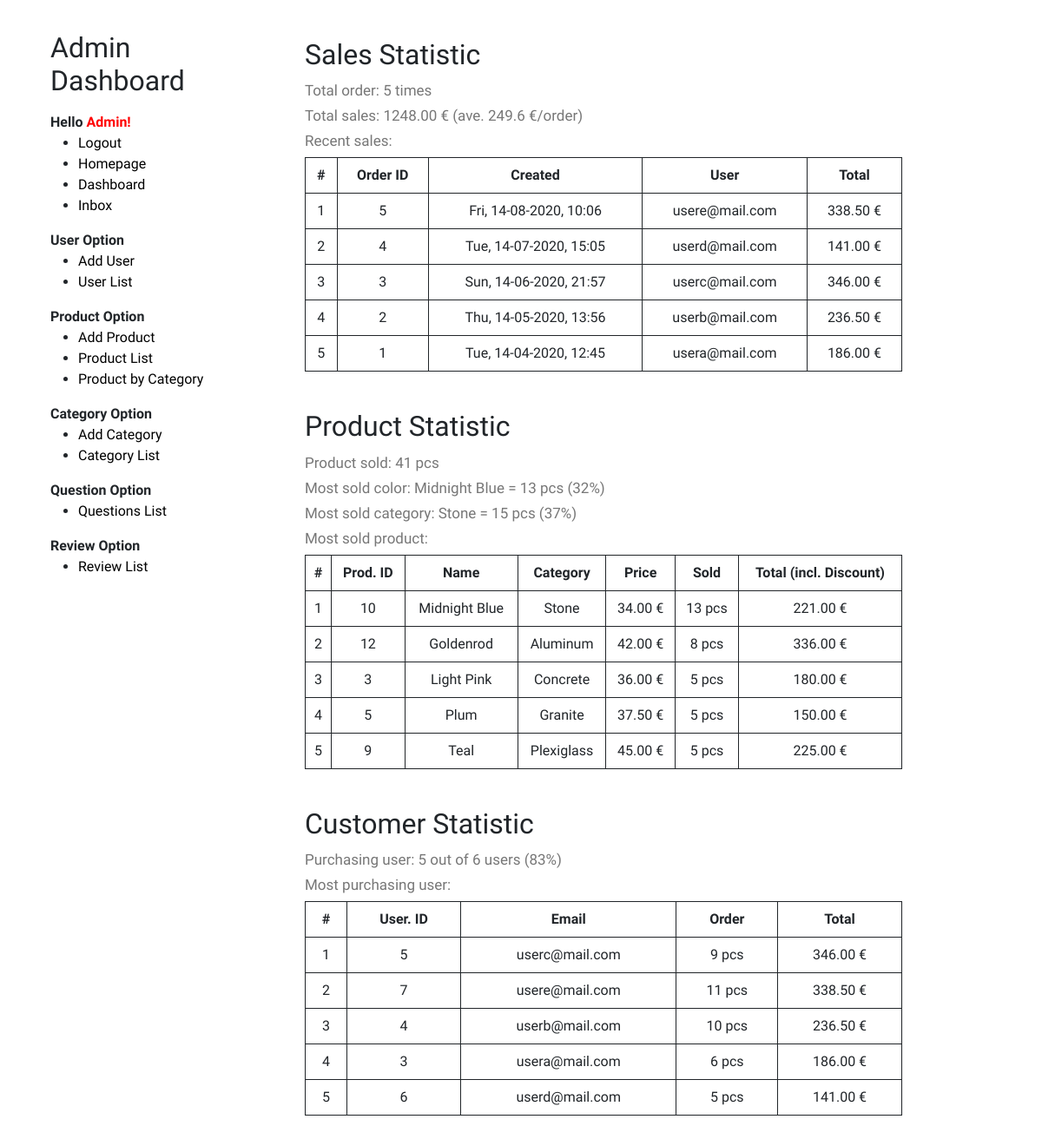
The page /admin.php (signed in) on the database its author committed.
### tables this page shows
CREATE TABLE `order_register` (
  `id` int(11) NOT NULL,
  `fk_user_id` int(11) NOT NULL,
  `tot_price` decimal(20,2) NOT NULL,
  `date` datetime NOT NULL
);

CREATE TABLE `user` (
  `id` int(11) NOT NULL,
  `f_name` varchar(50) NOT NULL,
  `l_name` varchar(50) NOT NULL,
  `address` varchar(100) NOT NULL,
  `email` varchar(50) NOT NULL,
  `password` varchar(255) NOT NULL,
  `user_state` int(1) NOT NULL DEFAULT 1,
  `user_level` int(1) NOT NULL DEFAULT 0
);

CREATE TABLE `products` (
  `id` int(11) NOT NULL,
  `name` varchar(50) NOT NULL,
  `fk_category` int(11) NOT NULL,
  `price` decimal(20,2) NOT NULL,
  `description` text NOT NULL,
  `image` text NOT NULL,
  `discount` int(3) NOT NULL DEFAULT 0,
  `visibility` int(1) NOT NULL DEFAULT 1
);

CREATE TABLE `category` (
  `id` int(11) NOT NULL,
  `catName` varchar(50) NOT NULL
);

### classes/database.class.php (called while the page is built, shortened)
<?php
Class Database{
    public $host   = "localhost";
    public $user   = "root";
    public $pass   = "";
    public $dbname = "team6_paintofheart";
    public $link;
    private function connectDB(){
    $this->link = new mysqli($this->host, $this->user, $this->pass,
    $this->dbname);
    mysqli_set_charset($this->link, "utf8");
    }
   public function select($query){
     $result = $this->link->query($query) or
      die($this->link->error.__LINE__);
     if($result->num_rows > 0){
       return $result;
     } else {
       return false;
     }
    }
   }
?>

### classes/stat.class.php (called while the page is built, shortened)
<?php
class Stat {
    private $db;
	 	public function __construct(){
	      $this->db = new Database();
	    }
public function TotalOrder() {
    $query = "SELECT COUNT(*) as res FROM order_register";
    $result = $this->db->select($query);
    $data = $result->fetch_assoc();
    $out = $data['res'];
    if(!is_null($out)){
                    $out = $out;
                } else {
                    $out =  'N/A';
                }
                return $out;
        }
        public function TotalSales() {
            $query = "SELECT SUM(tot_price) as res FROM order_register";
                        $result = $this->db->select($query);
                        $data = $result->fetch_assoc();
                        $out = $data['res'];
                        if(!is_null($out)){
                                        $out = $out;
                                    } else {
                                        $out = 'N/A';
                                    }
                        return $out;
                }
        public function AveSales() {
            $TotalOrder = $this->TotalOrder();
            $TotalSales = $this->TotalSales();
            if ($TotalOrder != 'N/A'){
                $out = round(($TotalSales/$TotalOrder),2);
               }else{
                $out ='N/A';
              }
                        return $out;
                }
        public function RecentSales($num) {
            $query = "SELECT `order_register`.`id`, date, `user`.`email`, tot_price
            FROM order_register
            INNER JOIN `user` ON `user`.`id` = `order_register`.`fk_user_id`
            ORDER BY date DESC
            LIMIT {$num}";
                        $result = $this->db->select($query);
                        if($result){
                            $data = $result->fetch_all(MYSQLI_ASSOC);
                            $out = $data;
                        } else {
                            $out =  'N/A';
                        }
                        return $out;
                }
        public function TotalSold() {
            $query = "SELECT SUM(quantity) as res FROM tbl_order";
                        $result = $this->db->select($query);
                        $data = $result->fetch_assoc();
                        $out = $data['res'];
                        if(!is_null($out)){
                                        $out = $out;
                                    } else {
                                        $out = 'N/A';
                                    }
                        return $out;
                }
        public function MostCol() {
            $query = "SELECT `products`.`name`, SUM(quantity) as quantity
            FROM tbl_order
            INNER JOIN `products` ON `products`.`id` = `tbl_order`.`fk_productId`
            GROUP BY name
            ORDER BY SUM(quantity) DESC
            LIMIT 1";
            $TotalSold = $this->TotalSold();
                        $result = $this->db->select($query);
                            if ($result) {
                                $data = $result->fetch_assoc();
                                $out = $data;
                                $out['perc'] = round(100*$out['quantity'] / $TotalSold);
                              } else {
                                $out['name'] = $out['quantity'] = $out['perc'] = 'N/A';
                                }
                              return $out;
                }
        public function MostCat() {
            $query = "SELECT `category`.`catName`, SUM(quantity) as quantity
            FROM tbl_order
            INNER JOIN `products` ON `products`.`id`  = `tbl_order`.`fk_productId`
            INNER JOIN `category` ON `products`.`fk_category` = `category`.`id`
            GROUP BY `category`.`catName`
            ORDER BY SUM(quantity) DESC
            LIMIT 1";
             $TotalSold = $this->TotalSold();
             $result = $this->db->select($query);
                 if ($result) {
                     $data = $result->fetch_assoc();
                     $out = $data;
                     $out['name'] = $data['catName'];
                     $out['perc'] = round(100*$out['quantity'] / $TotalSold);
                   } else {
                     $out['name'] = $out['quantity'] = $out['perc'] = 'N/A';
                     }
                   return $out;
                }
        public function MostItem($num) {
            $query = "SELECT `products`.`id`,`products`.`name`, `category`.`catName`,`products`.`price`, SUM(quantity) as quantity, SUM(`tbl_order`.`price`) as tot_price
            FROM tbl_order
            INNER JOIN `products` ON `products`.`id` = `tbl_order`.`fk_productId`
            INNER JOIN `category` ON `products`.`fk_category` = `category`.`id`
            GROUP BY `products`.`id`
            ORDER BY SUM(quantity) DESC
            LIMIT {$num}";
                        $result = $this->db->select($query);
                        if($result){
                            $data = $result->fetch_all(MYSQLI_ASSOC);
                            $out = $data;
                        } else {
                            $out =  'N/A';
                        }
                        return $out;
                }
        public function CustUser() {
            $query = "SELECT X.res1, Y.res2
            FROM (SELECT COUNT(DISTINCT fk_userId) as res1
            FROM tbl_order) X, (SELECT user_level, COUNT(id) as res2
            FROM user
            GROUP BY user_level
            LIMIT 1) Y";
                          $result = $this->db->select($query);
                              if ($result) {
                                  $data = $result->fetch_assoc();
                                  $out = $data;
                                  $out['perc'] = round(100*$out['res1'] / $out['res2']);
                                } else {
                                  $out['res1'] = $out['res2'] = $out['perc'] = 'N/A';
                                  }
                                return $out;
                }
        public function MostUser($num) {
            $query = "SELECT `user`.`id`,`user`.`email`, SUM(`tbl_order`.`quantity`) as quantity, SUM(`tbl_order`.`price`) as tot_price
            FROM tbl_order
            INNER JOIN `user` ON `user`.`id` = `tbl_order`.`fk_userId`
            GROUP BY `user`.`email`
            ORDER BY SUM(`tbl_order`.`price`) DESC
            LIMIT {$num}";
                        $result = $this->db->select($query);
                        if($result){
                            $data = $result->fetch_all(MYSQLI_ASSOC);
                            $out = $data;
                        } else {
                            $out =  'N/A';
                        }
                        return $out;
                }
        }
?>

### admin.php (the view, shortened to what this page needs)
<?php
$stat = new Stat();
$TotalOrder = $stat->TotalOrder();
$TotalSales = $stat->TotalSales();
$AveSales = $stat->AveSales();
$RecentSales = $stat->RecentSales(5);
$i = 0;
$tbody1 = '';
if (is_array($RecentSales)) {
  foreach ($RecentSales as $row) {
    $i++;
    $date = new DateTime($row['date']);
    $tbody1 .= "<tr class='text-center fw-normal'>
        <td>" . $i . "</td>
        <td>" . $row['id'] . "</td>
            <td>" . date_format($date, 'D, d-m-Y, H:i') . "</td>
            <td>" . $row['email'] . "</td>
            <td>" . $row['tot_price'] . " €</td>";
  }
} else {
  $tbody1 = "<tr class='text-center fw-normal'><td colspan='5'>No Data Available</td></tr>";
}
$TotalSold = $stat->TotalSold();
$MostCol = $stat->MostCol();
$MostColName = $MostCol['name'];
$MostColQuan = $MostCol['quantity'];
$MostColPerc = $MostCol['perc'];
$MostCat = $stat->MostCat();
$MostCatName = $MostCat['name'];
$MostCatQuan = $MostCat['quantity'];
$MostCatPerc = $MostCat['perc'];
$MostItem = $stat->MostItem(5);
$i = 0;
$tbody2 = '';
if (is_array($MostItem)) {
  foreach ($MostItem as $row) {
    $i++;
    $tbody2 .= "<tr class='text-center fw-normal'>
        <td>" . $i . "</td>
        <td>" . $row['id'] . "</td>
            <td>" . $row['name'] . "</td>
            <td>" . $row['catName'] . "</td>
            <td>" . $row['price'] . " €</td>
            <td>" . $row['quantity'] . " pcs</td>
            <td>" . $row['tot_price'] . " €</td>";
  }
} else {
  $tbody2 = "<tr class='text-center fw-normal'><td colspan='7'>No Data Available</td></tr>";
}
$CustUser = $stat->CustUser();
$CustUserPay = $CustUser['res1'];
$CustUserNo = $CustUser['res2'];
$CustUserPerc = $CustUser['perc'];
$MostUser = $stat->MostUser(5);
$i = 0;
$tbody3 = '';
if (is_array($MostUser)) {
  foreach ($MostUser as $row) {
    $i++;
    $tbody3 .= "<tr class='text-center fw-normal'>
        <td>" . $i . "</td>
        <td>" . $row['id'] . "</td>
            <td>" . $row['email'] . "</td>
            <td>" . $row['quantity'] . " pcs</td>
            <td>" . $row['tot_price'] . " €</td>";
  }
} else {
  $tbody3 = "<tr class='text-center fw-normal'><td colspan='5'>No Data Available</td></tr>";
}
?>
<!doctype html>
<html lang="en">
<head>
  <link rel="stylesheet" href="components/style.css">
  <?php include_once 'components/boot.php'; ?>
</head>
<body>
  <div class="content">
    <div class="container">
      <div class="row">
        <div class="col-md-3">
          <div class="control-box p-3 sidebar">
            <h2 class="mb-3">Admin Dashboard</h2>
            <b>Hello <span style="color:red"><?php echo $_SESSION['adm']['f_name'] ?>!</span> </b>
            <ul>
              <li><a href="actions/logout.php?logout">Logout</a></li>
              <li><a href="home.php"><span>Homepage</span></a> </li>
              <li><a href="admin.php"><span>Dashboard</span></a> </li>
              <li><a href="inbox.php"><span>Inbox</span></a> </li>
            </ul>
            <b>User Option</b>
            <ul>
              <li><a href="actions/user_add.php">Add User</a> </li>
              <li><a href="actions/user_list.php">User List</a> </li>
            </ul>
            <b>Product Option</b>
            <ul>
              <li><a href="actions/product_add.php">Add Product</a> </li>
              <li><a href="actions/product_list.php">Product List</a> </li>
              <li><a href="actions/catprod_list.php">Product by Category</a> </li>
            </ul>
            <b>Category Option</b>
            <ul>
              <li><a href="actions/cat_add.php">Add Category</a> </li>
              <li><a href="actions/cat_list.php">Category List</a> </li>
            </ul>
            <b>Question Option</b>
            <ul>
              <li><a href="actions/que_list.php">Questions List</a> </li>
            </ul>
            <b>Review Option</b>
            <ul>
              <li><a href="actions/rev_list.php">Review List</a> </li>
            </ul>
            </div>
        </div>
        <div class="col-md-8">
          <div class="control-box p-3 main-content">
            <div class="d-grid gap-2">
              <div class="p-2">
                <h2>Sales Statistic</h2>
                <p class="my-1">
                  Total order: <?php echo $TotalOrder; ?> times<br>
                  Total sales: <?php echo $TotalSales; ?> € (ave. <?php echo $AveSales; ?> €/order)<br>
                  Recent sales:<br></p>
                <table class='table table-bordered border-dark'>
                  <thead>
                    <tr class="text-center">
                      <th>#</th>
                      <th>Order ID</th>
                      <th>Created</th>
                      <th>User</th>
                      <th>Total</th>
                    </tr>
                  </thead>
                  <tbody>
                    <?php echo $tbody1 ?>
                  </tbody>
                </table>
              </div>
              <div class="p-2">
                <h2>Product Statistic</h2>
                <p class="my-1">
                  Product sold: <?php echo $TotalSold; ?> pcs<br>
                  Most sold color: <?php echo $MostColName . " = " . $MostColQuan . " pcs (" . $MostColPerc . "%)"; ?><br>
                  Most sold category: <?php echo $MostCatName . " = " . $MostCatQuan . " pcs (" . $MostCatPerc . "%)"; ?><br>
                  Most sold product:<br>
                <table class='table table-bordered border-dark'>
                  <thead>
                    <tr class="text-center">
                      <th>#</th>
                      <th>Prod. ID</th>
                      <th>Name</th>
                      <th>Category</th>
                      <th>Price</th>
                      <th>Sold</th>
                      <th>Total (incl. Discount)</th>
                    </tr>
                  </thead>
                  <tbody>
                    <?php echo $tbody2 ?>
                  </tbody>
                </table>
                </p>
              </div>
              <div class="p-2">
                <h2>Customer Statistic</h2>
                <p class="my-1">
                  Purchasing user: <?php echo $CustUserPay . " out of " . $CustUserNo . " users (" . $CustUserPerc . "%)"; ?> <br>
                  Most purchasing user:<br>
                <table class='table table-bordered border-dark'>
                  <thead>
                    <tr class="text-center">
                      <th>#</th>
                      <th>User. ID</th>
                      <th>Email</th>
                      <th>Order</th>
                      <th>Total</th>
                    </tr>
                  </thead>
                  <tbody>
                    <?php echo $tbody3 ?>
                  </tbody>
                </table>
                </p>
              </div>
            </div>
          </div>
        </div>
      </div>
    </div>
  </div>
</body>
</html>

### components/style.css (style rules this page uses)
* { font-family: "Martel", serif; }
a:link, a:hover, a:visited { color: black; text-decoration: none; }
html, body { height: 100%; margin: 0; padding: 0; }
thead, tr, th { font-weight: bold; }
.control-box h2 { font-weight: 300; }
.control-box { background-color: #fff; }
.content { margin-top: 20px; }
.main-content p { font-size: 17px; color: #777; line-height: 29px; margin-bottom: 20px; }

### rows shown on the page
order_register: id "5", date "Fri, 14-08-2020, 10:06", fk_user.email "usere@mail.com", tot_price "338.50"
order_register: id "4", date "Tue, 14-07-2020, 15:05", fk_user.email "userd@mail.com", tot_price "141.00"
order_register: id "3", date "Sun, 14-06-2020, 21:57", fk_user.email "userc@mail.com", tot_price "346.00"
order_register: id "2", date "Thu, 14-05-2020, 13:56", fk_user.email "userb@mail.com", tot_price "236.50"
order_register: id "1", date "Tue, 14-04-2020, 12:45", fk_user.email "usera@mail.com", tot_price "186.00"
products: id "10", name "Midnight Blue", fk_category.catName "Stone", price "34.00", quantity "13", tot_price "221.00"
products: id "12", name "Goldenrod", fk_category.catName "Aluminum", price "42.00", quantity "8", tot_price "336.00"
products: id "3", name "Light Pink", fk_category.catName "Concrete", price "36.00", quantity "5", tot_price "180.00"
products: id "5", name "Plum", fk_category.catName "Granite", price "37.50", quantity "5", tot_price "150.00"
products: id "9", name "Teal", fk_category.catName "Plexiglass", price "45.00", quantity "5", tot_price "225.00"
user: id "5", email "userc@mail.com", quantity "9", tot_price "346.00"
user: id "7", email "usere@mail.com", quantity "11", tot_price "338.50"
user: id "4", email "userb@mail.com", quantity "10", tot_price "236.50"
user: id "3", email "usera@mail.com", quantity "6", tot_price "186.00"
user: id "6", email "userd@mail.com", quantity "5", tot_price "141.00"

### other values the page prints
$_SESSION['adm']['f_name'] "Admin"
$TotalOrder "5"
$TotalSales "1248.00"
$AveSales "249.6"
$TotalSold "41"
$MostColName "Midnight Blue"
$MostColQuan "13"
$MostColPerc "32"
$MostCatName "Stone"
$MostCatQuan "15"
$MostCatPerc "37"
$CustUserPay "5"
$CustUserNo "6"
$CustUserPerc "83"
